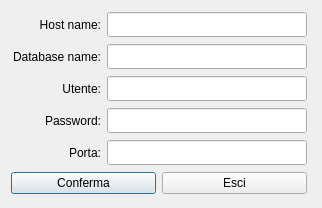
<?xml version="1.0" encoding="UTF-8"?>
<ui version="4.0">
 <class>dialogConnesioneDB</class>
 <widget class="QDialog" name="dialogConnesioneDB">
  <property name="geometry">
   <rect>
    <x>0</x>
    <y>0</y>
    <width>322</width>
    <height>208</height>
   </rect>
  </property>
  <property name="windowTitle">
   <string>Dialog</string>
  </property>
  <layout class="QGridLayout" name="gridLayout_7">
   <item row="0" column="0">
    <layout class="QGridLayout" name="gridLayout">
     <item row="0" column="0">
      <widget class="QLabel" name="label_3">
       <property name="minimumSize">
        <size>
         <width>90</width>
         <height>25</height>
        </size>
       </property>
       <property name="maximumSize">
        <size>
         <width>90</width>
         <height>25</height>
        </size>
       </property>
       <property name="text">
        <string>Host name:</string>
       </property>
       <property name="alignment">
        <set>Qt::AlignRight|Qt::AlignTrailing|Qt::AlignVCenter</set>
       </property>
      </widget>
     </item>
     <item row="0" column="1">
      <widget class="QLineEdit" name="l_host">
       <property name="minimumSize">
        <size>
         <width>200</width>
         <height>25</height>
        </size>
       </property>
       <property name="maximumSize">
        <size>
         <width>200</width>
         <height>25</height>
        </size>
       </property>
      </widget>
     </item>
    </layout>
   </item>
   <item row="1" column="0">
    <layout class="QGridLayout" name="gridLayout_2">
     <item row="0" column="0">
      <widget class="QLabel" name="label_2">
       <property name="minimumSize">
        <size>
         <width>90</width>
         <height>25</height>
        </size>
       </property>
       <property name="maximumSize">
        <size>
         <width>90</width>
         <height>25</height>
        </size>
       </property>
       <property name="text">
        <string>Database name:</string>
       </property>
       <property name="alignment">
        <set>Qt::AlignRight|Qt::AlignTrailing|Qt::AlignVCenter</set>
       </property>
      </widget>
     </item>
     <item row="0" column="1">
      <widget class="QLineEdit" name="l_databaseName">
       <property name="minimumSize">
        <size>
         <width>200</width>
         <height>25</height>
        </size>
       </property>
       <property name="maximumSize">
        <size>
         <width>200</width>
         <height>25</height>
        </size>
       </property>
      </widget>
     </item>
    </layout>
   </item>
   <item row="2" column="0">
    <layout class="QGridLayout" name="gridLayout_3">
     <item row="0" column="0">
      <widget class="QLabel" name="label_4">
       <property name="minimumSize">
        <size>
         <width>90</width>
         <height>25</height>
        </size>
       </property>
       <property name="maximumSize">
        <size>
         <width>90</width>
         <height>25</height>
        </size>
       </property>
       <property name="text">
        <string>Utente:</string>
       </property>
       <property name="alignment">
        <set>Qt::AlignRight|Qt::AlignTrailing|Qt::AlignVCenter</set>
       </property>
      </widget>
     </item>
     <item row="0" column="1">
      <widget class="QLineEdit" name="l_utente">
       <property name="minimumSize">
        <size>
         <width>200</width>
         <height>25</height>
        </size>
       </property>
       <property name="maximumSize">
        <size>
         <width>200</width>
         <height>25</height>
        </size>
       </property>
      </widget>
     </item>
    </layout>
   </item>
   <item row="2" column="1">
    <spacer name="horizontalSpacer">
     <property name="orientation">
      <enum>Qt::Horizontal</enum>
     </property>
     <property name="sizeHint" stdset="0">
      <size>
       <width>1</width>
       <height>17</height>
      </size>
     </property>
    </spacer>
   </item>
   <item row="3" column="0">
    <layout class="QGridLayout" name="gridLayout_4">
     <item row="0" column="0">
      <widget class="QLabel" name="label_5">
       <property name="minimumSize">
        <size>
         <width>90</width>
         <height>25</height>
        </size>
       </property>
       <property name="maximumSize">
        <size>
         <width>90</width>
         <height>25</height>
        </size>
       </property>
       <property name="text">
        <string>Password:</string>
       </property>
       <property name="alignment">
        <set>Qt::AlignRight|Qt::AlignTrailing|Qt::AlignVCenter</set>
       </property>
      </widget>
     </item>
     <item row="0" column="1">
      <widget class="QLineEdit" name="l_password">
       <property name="minimumSize">
        <size>
         <width>200</width>
         <height>25</height>
        </size>
       </property>
       <property name="maximumSize">
        <size>
         <width>200</width>
         <height>25</height>
        </size>
       </property>
      </widget>
     </item>
    </layout>
   </item>
   <item row="4" column="0">
    <layout class="QGridLayout" name="gridLayout_5">
     <item row="0" column="0">
      <widget class="QLabel" name="label_6">
       <property name="minimumSize">
        <size>
         <width>90</width>
         <height>25</height>
        </size>
       </property>
       <property name="maximumSize">
        <size>
         <width>90</width>
         <height>25</height>
        </size>
       </property>
       <property name="layoutDirection">
        <enum>Qt::RightToLeft</enum>
       </property>
       <property name="text">
        <string>Porta:</string>
       </property>
       <property name="alignment">
        <set>Qt::AlignRight|Qt::AlignTrailing|Qt::AlignVCenter</set>
       </property>
      </widget>
     </item>
     <item row="0" column="1">
      <widget class="QLineEdit" name="l_porta">
       <property name="minimumSize">
        <size>
         <width>200</width>
         <height>25</height>
        </size>
       </property>
       <property name="maximumSize">
        <size>
         <width>200</width>
         <height>25</height>
        </size>
       </property>
      </widget>
     </item>
    </layout>
   </item>
   <item row="5" column="0">
    <layout class="QGridLayout" name="gridLayout_6">
     <item row="0" column="0">
      <widget class="QPushButton" name="b_conferma">
       <property name="text">
        <string>Conferma</string>
       </property>
      </widget>
     </item>
     <item row="0" column="1">
      <widget class="QPushButton" name="b_esci">
       <property name="text">
        <string>Esci</string>
       </property>
      </widget>
     </item>
    </layout>
   </item>
  </layout>
 </widget>
 <resources/>
 <connections/>
</ui>
